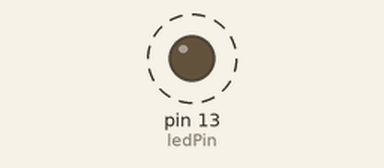
The sketch below on a simulated Arduino Uno, built with avr-gcc and run on an emulated ATmega328P. On the bench: output pins drawn as LEDs (lit = HIGH). Dashed ring = blinking. What the sketch prints to the serial monitor is not drawn.

Above: at 0.5 s.
Timing chart, 0 to 4.6 s (numbered marks = the images above):
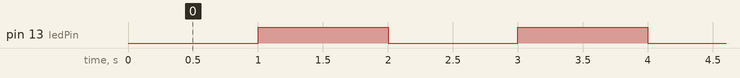

Measured:
- by itself, pin 13 (ledPin): alternates HIGH for 1.0 s and LOW for 1.0 s

The sketch:

serialtester.ino
```cpp
// serial tester
//   prints out a counter
//   reads in Integers and resets counter
int DELAY = 100;

const int ledPin = LED_BUILTIN;
int ledState = LOW;
unsigned long previousMillis = 0;
const long interval = 1000;

unsigned long counter = 0;

void setup() {
  // initialize serial:
  Serial.begin(115200);
  pinMode(ledPin, OUTPUT);
}

void loop() {
  // if there's any serial available, read it:
  while (Serial.available() > 0) {
    int times = Serial.parseInt();
    // look for the newline. That's the end of your sentence:
    if (Serial.read() == '\n') {
        counter = times;
        //digitalWrite(LED_BUILTIN, HIGH);
        //delay(DELAY*times);
        //digitalWrite(LED_BUILTIN, LOW);
        //delay(DELAY);
        //Serial.println(times);
    }
  }
  unsigned long currentMillis = millis();

  if (currentMillis - previousMillis >= interval) {
    previousMillis = currentMillis;
    if (ledState == LOW) {
      ledState = HIGH;
    } else {
      ledState = LOW;
    }
    digitalWrite(ledPin, ledState);
    counter = counter + 1;
    Serial.println(counter);
  }
}
```
